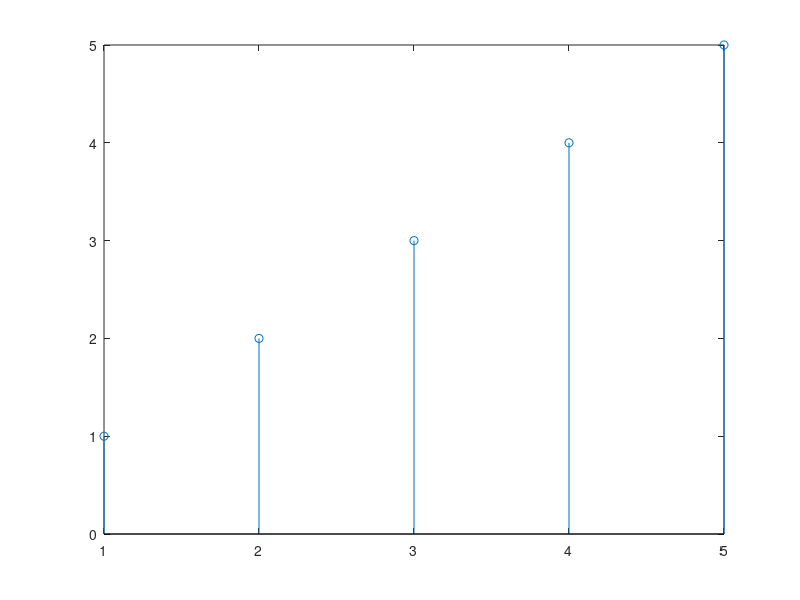
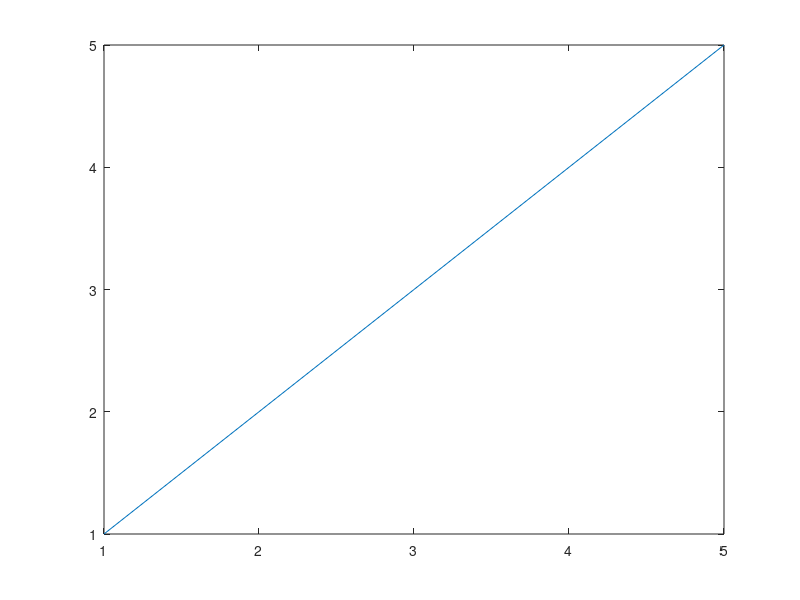
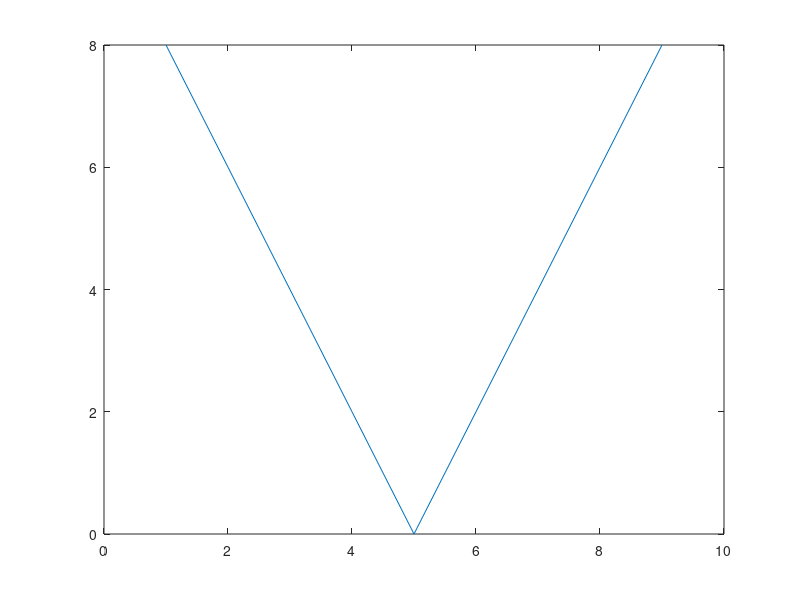
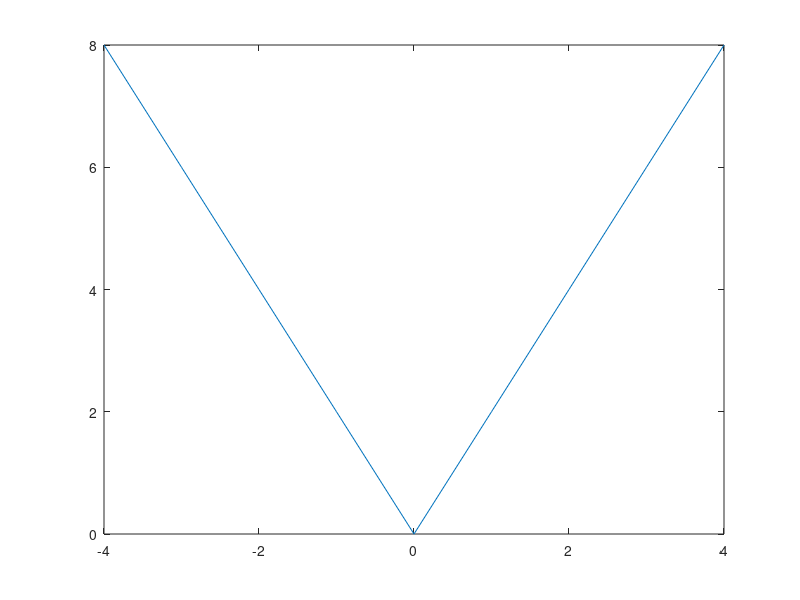

Source code (MATLAB) for these figures, in order:
%% Creating a sequence and sample operations
% This example is intended to show how to set up a sequence and perform
% sample operations on the sequences created.

%% Setting up a basic sequence
% This shows you how to set up a basic array

A = [1 2 3 4 5];  % This creates an array with the samples 1, 2, 3, 4 and 5.

% To see the output in MATLAB, remove the semi-colon at the end of a
% statement or simply type the variable at the prompt or within the script.
A

% This format creates an array that starts with 1, with a step size of 1
% and ends with 5.  Thus, it also creates an array with the samples 1, 2, 3, 4 and 5.
B = 1:1:5

% Similar to the previous example, this creates an array that starts at 2,
% steps with a size of 2 and ends at 10.
C = 2:2:10       % This creates an array with the elements 2, 4, 6, 8 and 10.

%% Operations
% Now we can perform some operations on the above sequences.

% Operation 1: Product or Modulation
% Modulation is a point-by-point multiplication of two sequences.  So, the
% first element of each are multiplied by each other, followed by the next
% two samples, and so on.  The "*" operator in MATLAB performs array
% multiplication.  To do modulation - or point-by-point multiplication -
% you must put a "." in front of it.  It looks like this:
output1 = A.*B

% Operation 2: Multiplication by a scalar
output2 = 4*A
output3 = 4.*A

% When multiplying by a scalar, it doesn't matter if you put the "." there
% or not.

% Operation 3: Addition of two sequences
output4 = A+C
%% Accessing elements or samples
% MATLAB starts counting at index number 1.  So, to view the 3rd element of
% an array, we would simply type A(3)

A(3)

% This result should be a 3, since the sequence was 1,2,3,4,5.

C(4)

% This result should be an 8, since the sequence was 2,4,6,8,10.

%% Plotting
% There are a number of ways to plot

% stem will create lollipop like stems at discrete values
figure()
stem(A)

% plot will connect the dots and make as smooth a connection as possible
% between points.
figure()
plot(A)

% Say I had indices defined for n from -4 to 4 and defined a sequence as
% 2*abs(n).
n=-4:4  %If no step size is defined, 1 is assumed.
X=2*abs(n)

% Just typing plot(X) will result in a signal with values from 1 to 9.
figure()
plot(X)

% To see the sequence vs. the appropriate indices, one has to type
% plot(n,X).
figure()
plot(n,X)

% Finally, if I want to see a stem plot, I can use that command
figure()
stem(n,X)

% Here, the end points make it hard to visualize the stems, so, I can run
% the axis command to set the points.
help axis

axis([-5 5 0 9])
